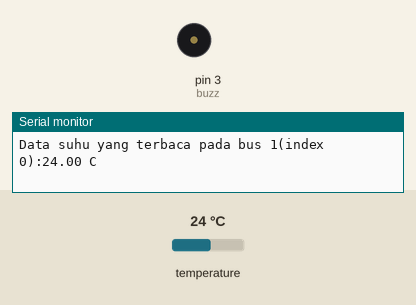
This sketch was run on a simulated Arduino Uno, built with avr-gcc and run on an emulated ATmega328P. On the bench: buzzer (waves = sounding, pin HIGH), the last lines printed to the serial monitor. The inputs (shaded band) are chosen by the test bench; at power-on: temperature 24 °C.

Above: at 2.3 s.
2.4 s: temperature set to 29.6 °C
4.2 s: temperature set to 30.4 °C
At 4.65 s:
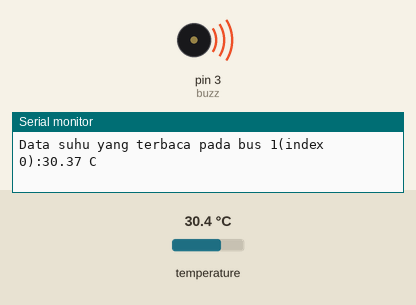
7.8 s: temperature set to 12 °C
At 8.9 s:
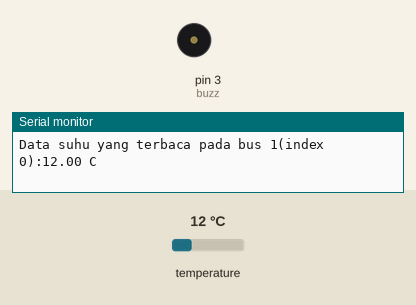
9.3 s: temperature set to 33 °C
At 10.4 s:
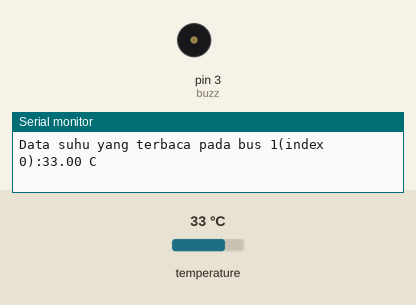
Timing chart, 0 to 13.9 s (numbered marks = the images above; inputs shaded):
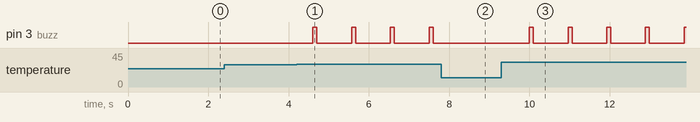

Measured:
- the behaviour switches between 29.9 and 30 °C on temperature (found by bisection; images 0 and 1)
- after the input at 4.2 s, pin 3 (buzz): alternates HIGH for 0.10 s and LOW for 0.87 s, starting after 0.41 s
- after the input at 7.8 s, pin 3 (buzz): stays LOW (without the input it goes to HIGH after 0.67 s)
- after the input at 9.3 s, pin 3 (buzz): alternates HIGH for 0.10 s and LOW for 0.87 s, starting after 0.70 s

The sketch:

1.SensorTemperaturDS18B20.ino
```cpp
#include<OneWire.h>
#include<DallasTemperature.h>

//INISIALISASI
int sensorSuhu=2;
int buzz=3;
OneWire oneWire(sensorSuhu);
DallasTemperature sensors(&oneWire);

void setup() {
//
  Serial.begin(115200);
  sensors.begin();
  pinMode(buzz,OUTPUT);
}

void loop() {
  // put your main code here, to run repeatedly:
sensors.requestTemperatures();
float bacaSuhu=sensors.getTempCByIndex(0);

//PRINT TO SERIAL
  Serial.print("Data suhu yang terbaca pada bus 1(index 0):");
  Serial.print(bacaSuhu);
  Serial.println(" C");

if(bacaSuhu>=30){
  digitalWrite(buzz,HIGH);
  delay(100);
  digitalWrite(buzz,LOW);
  delay(100);
}
else{

}
}
```
